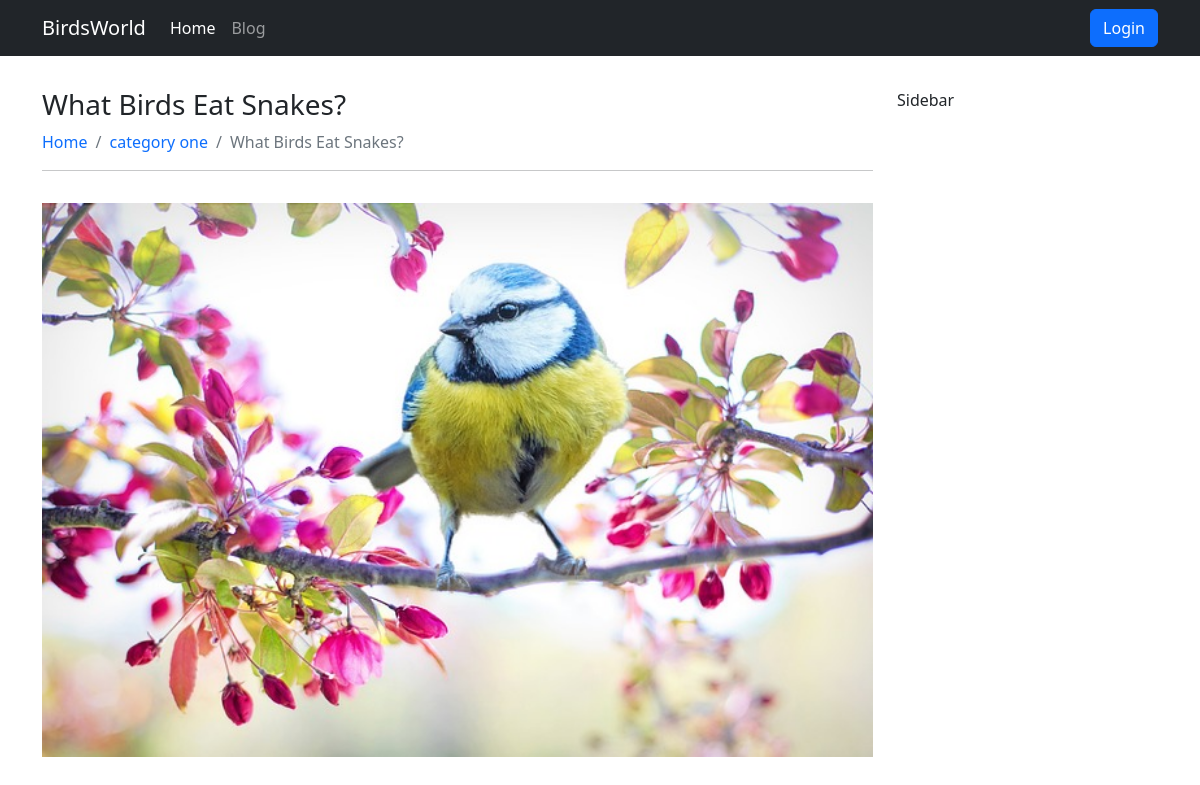
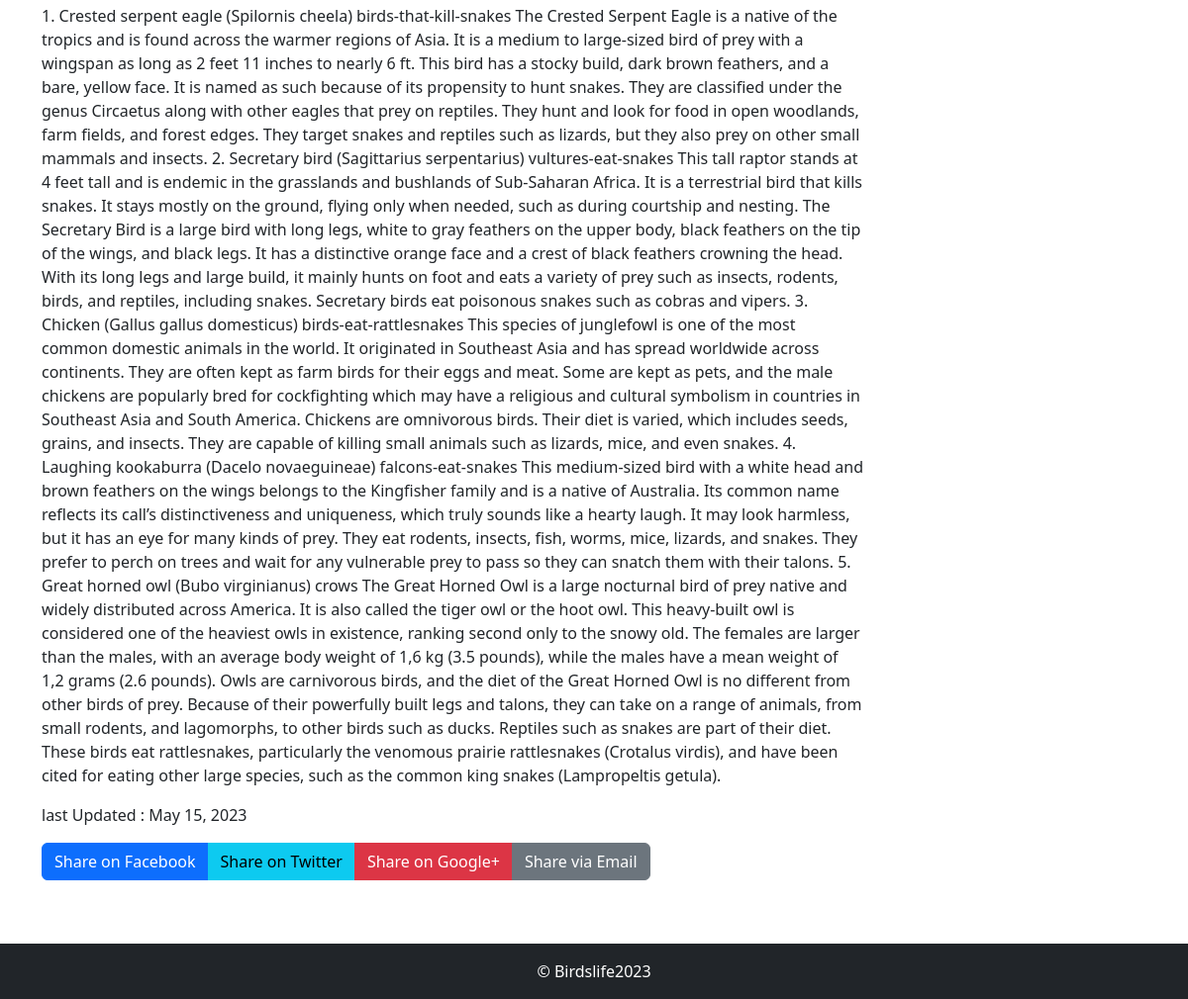
The page /what-birds-eat-snakes on the database its author committed (2 pictures, top to bottom).
### blog/models.py (models this page shows, shortened)
class BlogPost(models.Model):
    STATUS = [
        ('draft','Draft'),
        ('published', 'Published')
    ]
    title = models.CharField(max_length = 200)
    featured = models.ImageField(upload_to='blogs/', blank=True, null=True)
    slug = models.SlugField(unique= True,blank=True,null=True )
    content = models.TextField()
    created = models.DateTimeField(auto_now_add=True)
    updated = models.DateField(auto_now=True)
    Category = models.ForeignKey(Category, on_delete=models.CASCADE )
    status = models.CharField(max_length = 10, choices = STATUS, default = 'draft')
    meta_title =models.CharField(max_length=200, blank= True, null= True)
    meta_description = models.TextField(blank=True, null=True)
    class Meta:
        verbose_name_plural = "All Posts"

class Category(models.Model):
    title = models.CharField(max_length = 200)
    slug = models.SlugField(unique= True,blank=True,null=True )
    class Meta:
        verbose_name_plural = "categories"

### blog/views.py (the view)
# urls.py: path('<slug:slug>', views.single_post, name = 'single_post')
def single_post(request, slug):
    post = get_object_or_404(BlogPost, slug= slug)
    template_name = 'Blog/single.html'
    context ={'post': post}
    return render(request, template_name, context)

### templates/Blog/single.html (shortened to what this page needs)
{% extends 'base.html' %}
{% block content  %}
<div class="container my-3">
    <div class="row py-3">
        <div class="col-md-9">
            <h1 class="h3">
                {{post.title}}
            </h1>
              <nav aria-label="breadcrumb">
                <ol class="breadcrumb">
                  <li class="breadcrumb-item"><a class="text-decoration-none" href="{% url 'home' %}">Home</a></li>
                  <li class="breadcrumb-item"><a class="text-decoration-none" href="#">{{post.Category.title}}</a></li>
                  <li class="breadcrumb-item active" aria-current="page">{{post.title}}</li>
                </ol>
              </nav>
              <hr>
              <div class="py-3">
                <img src="{{post.featured.url}}" class="card-img-top" alt="...">
              </div>
              <div class="my-3">
                {{post.content}}
              </div>
              <div>
                last Updated : {{post.updated}}
              </div>
              <div class="btn-group py-3" role="group" aria-label="Share buttons">
                <a href="https://www.facebook.com/sharer/sharer.php?u={{ request.build_absolute_uri }}" class="btn btn-primary">
                   Share on Facebook
                </a>
                <a href="https://twitter.com/intent/tweet?url={{ request.build_absolute_uri }}&text={{ post.title }}" class="btn btn-info">
                   Share on Twitter
                </a>
                <a href="https://plus.google.com/share?url={{ request.build_absolute_uri }}" class="btn btn-danger">
                   Share on Google+
                </a>
                <a href="mailto:?subject={{ post.title }}&amp;body={{ request.build_absolute_uri }}" class="btn btn-secondary">
                   Share via Email
                </a>
              </div>
        </div>
        <div class="col-md-3">
            Sidebar
        </div>
    </div>
</div>
{% endblock content  %}

### rows shown on the page
BlogPost: title "What Birds Eat Snakes?", Category "category one", featured (picture), content "1. Crested serpent eagle (Spilornis cheela) birds-that-kill-snakes The Crested Serpent Eagle is a native of the tropics and is found across the warmer regions of Asia. It is a medium to large-sized bird of prey with a wingspan as long as 2 feet 11 inches to nearly 6 ft. This bird has a stocky build, dark brown feathers, and a bare, yellow face. It is named as such because of its propensity to hunt snakes. They are classified under the genus Circaetus along with other eagles that prey on reptiles. They hunt and look for food in open woodlands, farm fields, and forest edges. They target snakes and reptiles such as lizards, but they also prey on other small mammals and insects. 2. Secretary…", updated "May 15, 2023"
